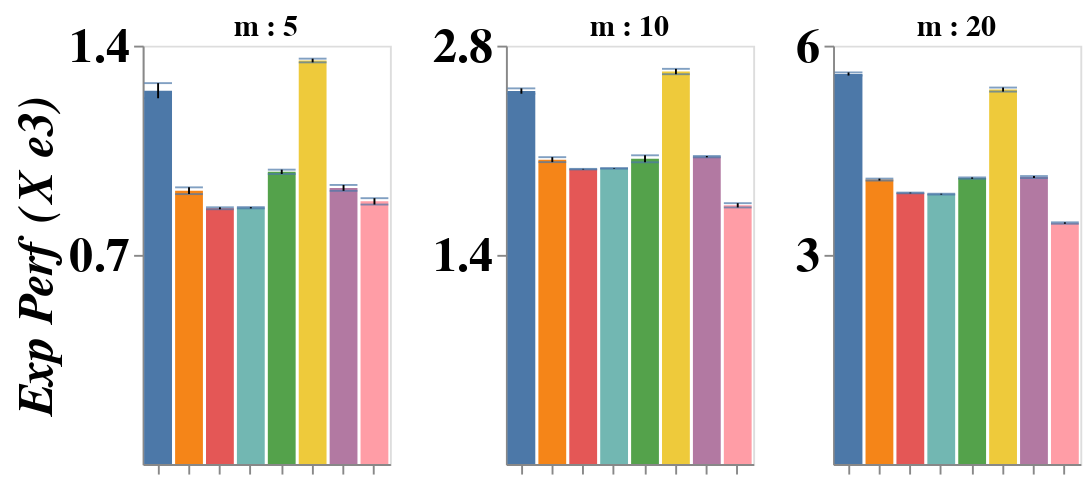

Here is the notebook cell this chart was saved with:
### Code cell
(exps[0] | exps[1] | exps[2]).configure_title(fontSize=16, offset=-10)
